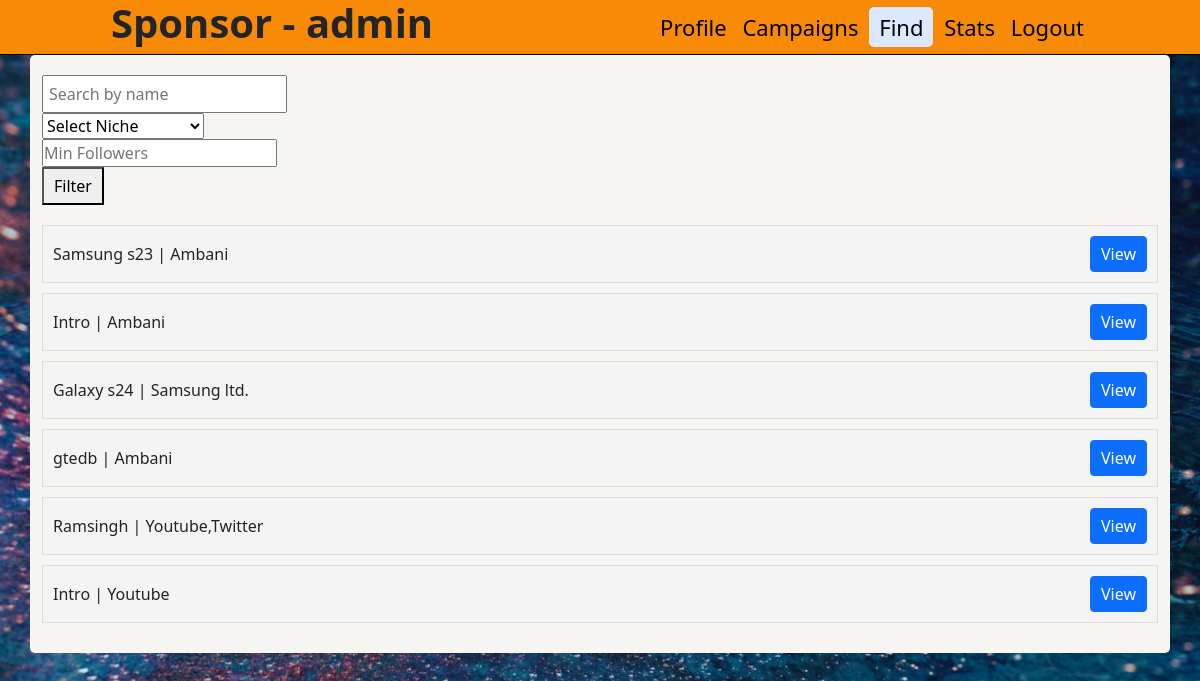
Screenshot of /sponsorsearch (signed in) with the database file from the repository.
### backend/models.py (models this page shows)
class Campaign_Info(db.Model):
    __tablename__="campaign_info"
    id=db.Column(db.Integer,primary_key=True)
    name=db.Column(db.String,nullable=False)
    description=db.Column(db.String,nullable=False)
    start_date=db.Column(db.String,nullable=False)
    end_date=db.Column(db.String,nullable=False)
    budget=db.Column(db.String,nullable=False)
    visibility=db.Column(db.String,nullable=False,default="private")
    goals=db.Column(db.String,nullable=False)
    niche=db.Column(db.String,nullable=False,default="Not specific")
    sponsor_id=db.Column(db.Integer,db.ForeignKey("sponsor_info.id"),nullable=False)
    adrequest_info=db.relationship("Adrequest_Info",backref="campaign_info")
    flagged=db.Column(db.String,nullable=False,default="NO")

class Sponsor_Info(db.Model):
      __tablename__="sponsor_info"
      id=db.Column(db.Integer,primary_key=True)
      user_name=db.Column(db.String,unique=True,nullable=False)
      password=db.Column(db.String,nullable=False)
      name=db.Column(db.String,nullable=False)
      industry=db.Column(db.String,nullable=False)
      campaign_info=db.relationship("Campaign_Info",backref="sponsor_info")
      flagged=db.Column(db.String,nullable=False,default="NO")

class Influencer_Info(db.Model):
    __tablename__="influencer_info"
    id=db.Column(db.Integer,primary_key=True)
    user_name=db.Column(db.String,unique=True,nullable=False)
    password=db.Column(db.String,nullable=False)
    platform=db.Column(db.String,nullable=False)
    Followers=db.Column(db.Integer,nullable=False)
    name=db.Column(db.String,nullable=False)
    niche=db.Column(db.String,nullable=False)
    adrequest_info=db.relationship("Adrequest_Info",backref="influencer_info")
    flagged=db.Column(db.String,nullable=False,default="NO")

### backend/controllers.py (the view)
@app.route("/sponsorsearch", methods=["GET", "POST"])
def sponsorsearch():
    if 'sponsor' not in session:
        return redirect(url_for('userlogin'))
    uname = session.get('sponsor')
    query = request.args.get('query', '')
    niche = request.args.get('niche', '')
    min_followers = request.args.get('min_followers', 0, type=int)
    notflagged_campaigns_query = Campaign_Info.query.filter_by(flagged="NO")
    if query:
        notflagged_campaigns_query = notflagged_campaigns_query.filter(Campaign_Info.name.ilike(f"%{query}%"))
    if niche:
        notflagged_campaigns_query = notflagged_campaigns_query.filter(Campaign_Info.niche == niche)
    notflagged_campaigns = notflagged_campaigns_query.all()
    notflagged_influencers_query = Influencer_Info.query.filter_by(flagged="NO")
    if query:
        notflagged_influencers_query = notflagged_influencers_query.filter(Influencer_Info.name.ilike(f"%{query}%"))
    if niche:
        notflagged_influencers_query = notflagged_influencers_query.filter(Influencer_Info.niche == niche)
    if min_followers:
        notflagged_influencers_query = notflagged_influencers_query.filter(Influencer_Info.Followers >= min_followers)
    notflagged_influencers = notflagged_influencers_query.all()
    active_list = {
        f"campaign_{campaign.id}": [
            "campaign",
            campaign.name,
            campaign.sponsor_info.name,
            campaign.description,
            campaign.start_date,
            campaign.end_date,
            campaign.budget,
            campaign.visibility,
            campaign.goals,
            campaign.niche
        ] for campaign in notflagged_campaigns
    }
    active_list.update({
        f"influencer_{influencer.id}": [
            "influencer",
            influencer.name,
            influencer.platform,
            influencer.Followers,
            influencer.niche,
            influencer.user_name
        ] for influencer in notflagged_influencers
    })
    success_message = request.args.get('success_message')
    return render_template("sponsorsearch.html",
                           List=active_list,
                           user=uname,
                           success_message=success_message,
                           campaigns=notflagged_campaigns)

### templates/sponsorsearch.html (shortened to what this page needs)
<!DOCTYPE html>
<html lang="en">
<head>
    <link rel="stylesheet" href="/static/style.css">
    <link href="https://cdn.jsdelivr.net/npm/bootstrap@5.0.2/dist/css/bootstrap.min.css" rel="stylesheet">
</head>
<body class="bfd55">
    <header>
        <nav class="navigation">
            <h1 id="admindash"><b>Sponsor - {{user}}</b></h1>
            <div id="admin_button">
                <a href="/sponsordashboard" class="bt">Profile</a>
                <a href="/sponsorcampaign" class="bt">Campaigns</a>
                <a href="/sponsorsearch" id="active" class="bt">Find</a>
                <a href="/sponsorstats" class="bt">Stats</a>
                <a href="/userlogin" class="bt">Logout</a>
            </div>
        </nav>
    </header>
    <div class="container">
        <div class="search-filter">
            <form method="GET" action="/sponsorsearch" id="search-form">
                <input type="text" name="query" placeholder="Search by name">
                <select name="niche">
                    <option value="">Select Niche</option>
                </select>
                <input type="number" name="min_followers" placeholder="Min Followers">
                <button type="submit">Filter</button>
            </form>
        </div>
        {% if List %}
        {% for key, values in List.items() %}
            <div class="item">
                <div>{{ values[1] }} | {{ values[2] }}</div>
                <div>
                    <button type="button" class="btn btn-primary" data-bs-toggle="modal" data-bs-target="#Modal{{ key }}">View</button>
                </div>
            </div>
        {% endfor %}
    {% else %}
        <h5>No data to show</h5>
    {% endif %}
</div>
</body>
</html>

### static/style.css (style rules this page uses)
* { margin: 0; padding: 0; }
.bt { text-decoration: none; padding: 5px; color: black; }
.bfd55 { background-image:url(/static/img/img-searchs.jpg); background-repeat: no-repeat; background-size: cover; background-position: center; }
#active { background-color: #dce8ff; padding: 5px 10px; border-radius: 5px; }
.navigation { display: flex; background-color: rgb(248, 138, 5); height: 55px;; justify-content: space-around; align-items: center; border-bottom: 1px solid black; }
#admin_button { font-size: 22px; }
.search-filter { display: flex; justify-content: end; margin-bottom: 20px; width: 25%; }
.search-filter input[type="text"] { padding: 5px; font-size: 16px; margin-right: 10px; flex-grow: 1; }
.search-filter button { padding: 5px 10px; font-size: 16px; cursor: pointer; }
.item { display: flex; justify-content: space-between; align-items: center; background-color: #f4f4f4; padding: 10px; border: 1px solid #ddd; margin-bottom: 10px; }
.item div { display: flex; align-items: center; }
.item button { padding: 5px 10px; margin-left: 10px; cursor: pointer; }
.container { display: inline-flexbox; background-color: #f6f5f1; border-radius: 5px; padding: 20px; box-shadow: 0 0 10px rgba(0, 0, 0, 0.1); }

### templates/sponsorsearch.html (style rules this page uses)
body,html { height: 100%; }

### rows the page displays
Campaign_Info: name "Samsung s23"
Sponsor_Info: name "Ambani" "Ambani" "Ambani"
Campaign_Info: name "Intro"
Campaign_Info: name "Galaxy s24"
Sponsor_Info: name "Samsung ltd."
Campaign_Info: name "gtedb"
Influencer_Info: name "Ramsingh", platform "Youtube,Twitter"
Influencer_Info: name "Intro", platform "Youtube"
